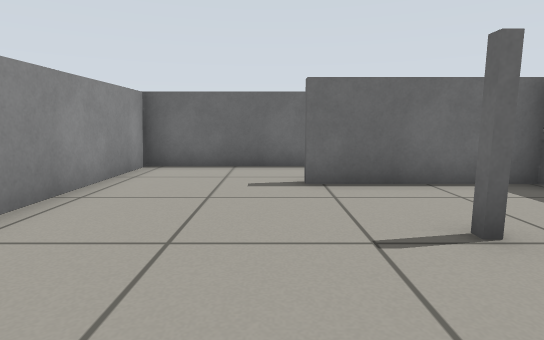
view 1 (above)

12 first-person views from a walk through a Gazebo world. The camera is 0.57 m above the floor, tilts 8° down and sees 80° across. The floor is counted in squares, 0.5 m on a side. Each view is taken from the middle of a square. On the plan, view 1 faces up. The plan holds only what a view shows up to about 13 squares ahead; the rest is blank.

view 2
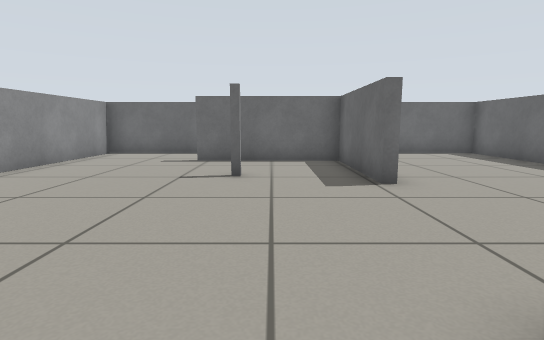

view 3
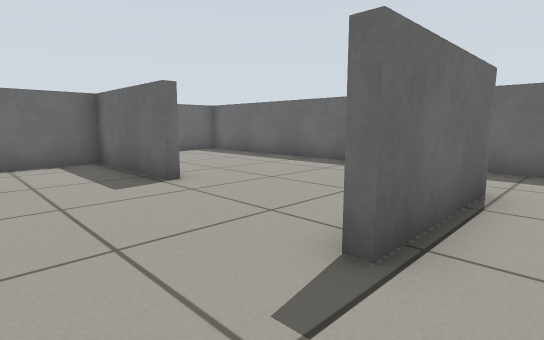

view 4
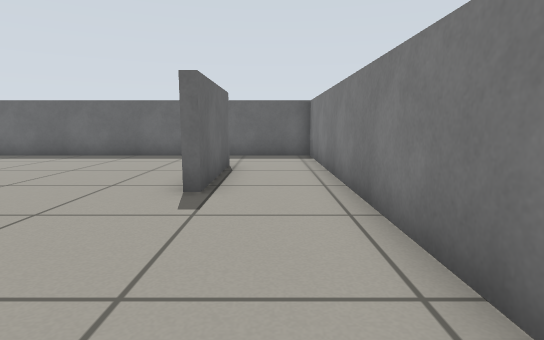

view 5
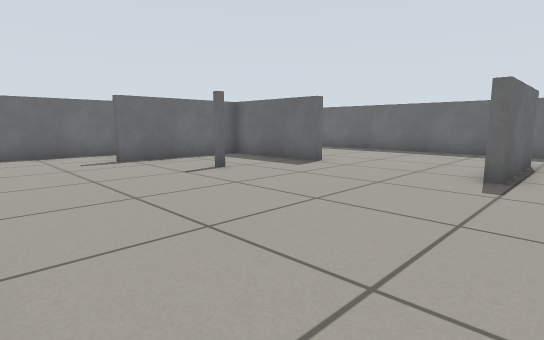

view 6
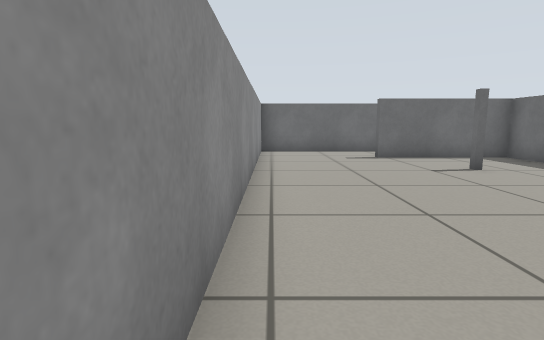

view 7
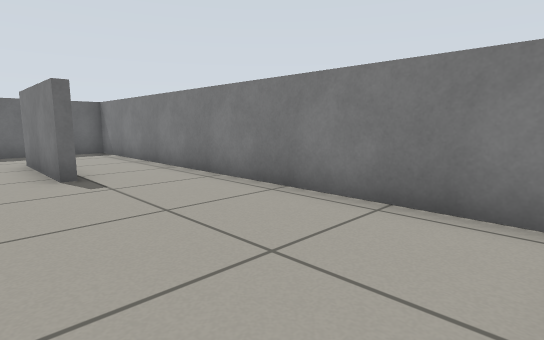

view 8
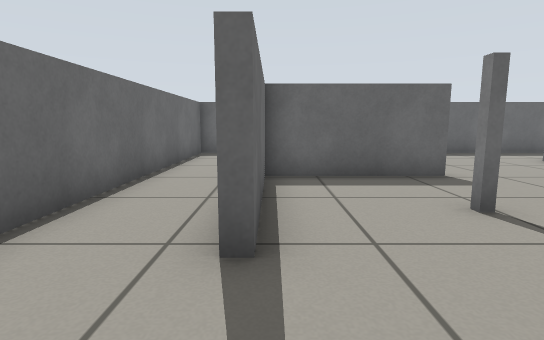

view 9
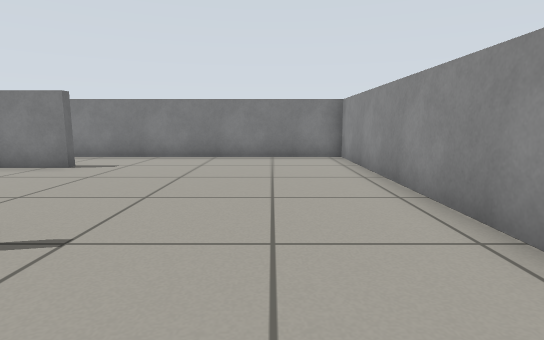

view 10
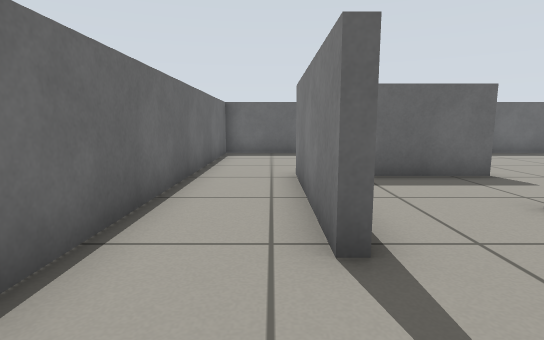

view 11
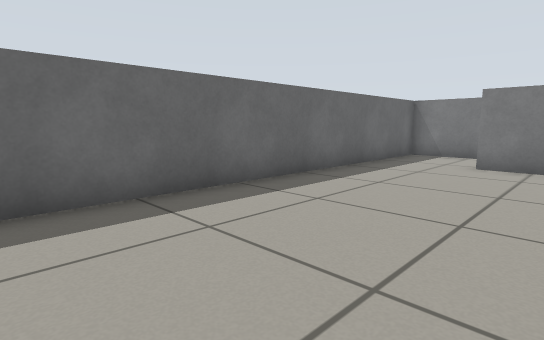

view 12
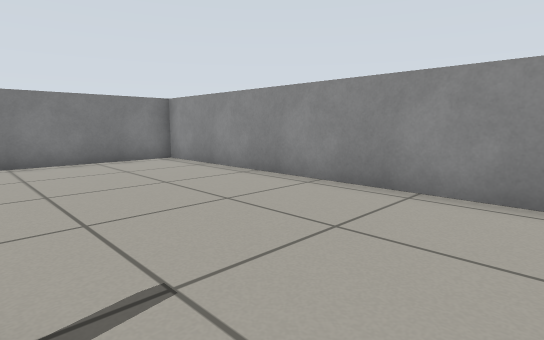

### Floor plan
Points are (right, up) in squares from view 1. A wall is a line through its corners. A room is listed if a view was taken in it or the views show most of it. See-through windows are left out.
Room 1 (views 1, 2, 3, 4, 5, 6, 7, 8, 9, 10, 11, 12)
walls: (5.5, 2.2) (5.1, 2.2) (5.1, 6.1) (0.6, 6.1); (0.6, 6.4) (5.5, 6.4); (8.1, -2.8) (4.4, -2.8) (4.4, -2.5) (8.1, -2.5); (-3.5, -5.4) (10.9, -5.4) (10.9, 8.8) (-3.5, 8.8) (-3.5, -5.4)
objects: grey post (2, 3)

Where each view was taken, in squares from view 1:
view 1: 0 up, 0 right, facing up
view 2: 4 down, 3 right, facing up
view 3: 4 down, 2 right, facing up-right
view 4: 4 down, 1 left, facing right
view 5: 4 down, 3 left, facing up-right
view 6: 5 down, 3 left, facing up
view 7: 1 down, 3 left, facing down-right
view 8: 6 up, 2 left, facing right
view 9: 6 up, 1 left, facing down
view 10: 7 up, 2 left, facing right
view 11: 7 up, 6 right, facing down-right
view 12: 5 up, 2 right, facing down-left
